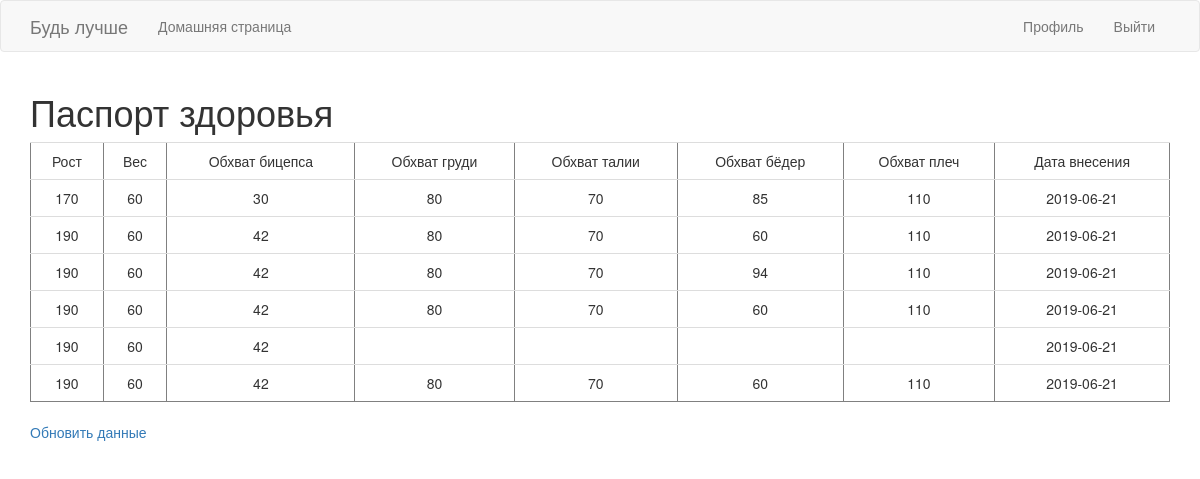
Screenshot of /pasport (signed in) with the database file from the repository.
### app/models.py (models this page shows)
class InfoUser(db.Model):
    id = db.Column(db.Integer, primary_key=True)
    user_id = db.Column(db.Integer, db.ForeignKey('user.id'))
    weight = db.Column(db.Integer)
    height = db.Column(db.Integer)
    arms = db.Column(db.Integer)
    chest = db.Column(db.Integer)
    waist = db.Column(db.Integer)
    femur = db.Column(db.Integer)
    shoulder = db.Column(db.Integer)
    heartDiseases = db.Column(db.String(12))
    date_of_change = db.Column(db.Date, default=datetime.utcnow())
    training_list_id = db.Column(db.Integer, db.ForeignKey('training_list.id'))

### app/routes.py (the view)
@app.route('/pasport')
@login_required
def pasport():
    param = current_user.information_user()
    return render_template('pasport.html', title='Pasport', param=param)

### app/models.py (called while the page is built)
@login.user_loader
def load_user(id):
    return User.query.get(int(id))

    def information_user(self):
        param = InfoUser.query.filter_by(user_id=self.id)
        return param

### app/routes.py (called while the page is built)
@app.before_request
def before_request():
    if current_user.is_authenticated:
        current_user.last_seen = datetime.utcnow()
        db.session.commit()

### app/templates/pasport.html
{% extends "base.html" %}
{% block app_content %}
    <h1> Паспорт здоровья</h1>
<table class="table table-hover" border="1">
    <tr valign="top">
        <td align="center"> Рост </td>
        <td align="center"> Вес </td>
        <td align="center"> Обхват бицепса </td>
        <td align="center"> Обхват груди </td>
        <td align="center"> Обхват талии </td>
        <td align="center"> Обхват бёдер </td>
        <td align="center"> Обхват плеч </td>
        <td align="center"> Дата внесения </td>
    </tr>
    {% for param in param %}
        {% include '_param.html' %}
    {% endfor %}
</table>
 <p><a href="{{ url_for('edit_profile') }}"> Обновить данные </a></p>
{% endblock %}

### app/templates/_param.html
    <tr valign="top">
        <td align="center">{{ param.height }}</td>
        <td align="center">{{ param.weight }} </td>
        <td align="center">{{ param.arms }} </td>
        <td align="center">{{ param.chest }} </td>
        <td align="center">{{ param.waist }} </td>
        <td align="center">{{ param.femur }} </td>
        <td align="center">{{ param.shoulder }} </td>
            <td align="center">{{ param.date_of_change }} </td>
    </tr>

### rows the page displays
InfoUser: height "170", weight "60", arms "30", chest "80", waist "70", femur "85", shoulder "110", date_of_change "2019-06-21"
InfoUser: height "190", weight "60", arms "42", chest "80", waist "70", femur "60", shoulder "110", date_of_change "2019-06-21"
InfoUser: height "190", weight "60", arms "42", chest "80", waist "70", femur "94", shoulder "110", date_of_change "2019-06-21"
InfoUser: height "190", weight "60", arms "42", chest "80", waist "70", femur "60", shoulder "110", date_of_change "2019-06-21"
InfoUser: height "190", weight "60", arms "42", date_of_change "2019-06-21"
InfoUser: height "190", weight "60", arms "42", chest "80", waist "70", femur "60", shoulder "110", date_of_change "2019-06-21"
